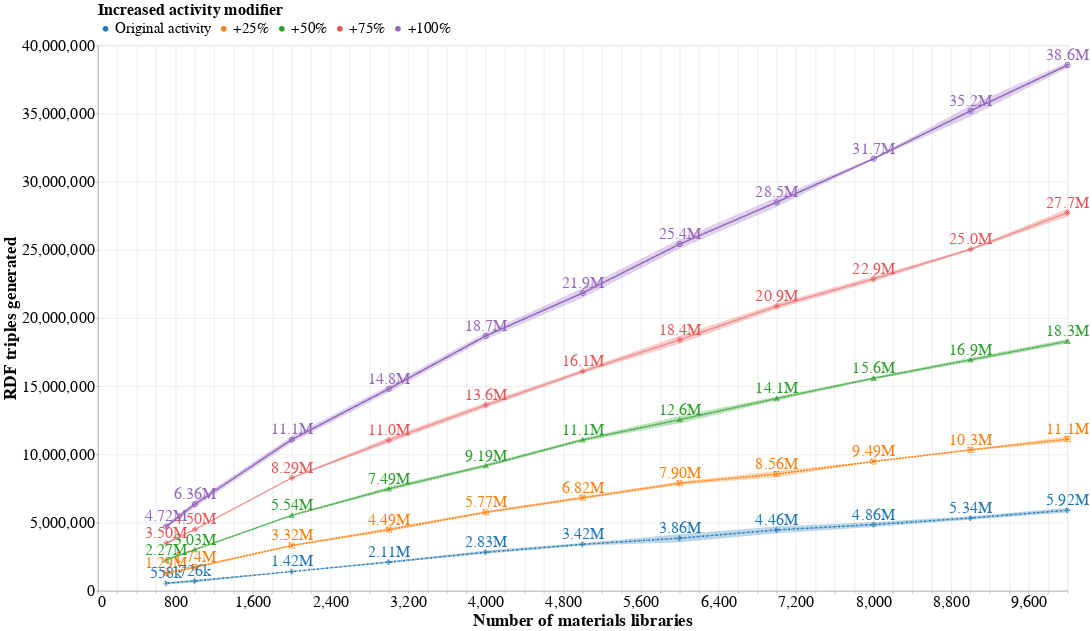

The notebook cell this image was saved under:
### Markdown cell above
# Number of triples per number of samples

### Code cell
base = alt.Chart(n_triples).encode(
    x=alt.X('n_samples', title="Number of materials libraries"),
    y=alt.Y('mean(n_triples)', title="RDF triples generated", axis=alt.Axis(tickCount=10)),
    color=alt.Color(
        'multiplier',
        sort=['Original activity', '+25%', '+50%', '+75%', '+100%'],
        legend=alt.Legend(title="Increased activity modifier", orient="top")
    ),
    shape=alt.Shape('multiplier', legend=None),
    strokeDash=alt.StrokeDash('multiplier', legend=None)
)

line = base.mark_line(size=3)  # thicker line
points = base.mark_point(size=100)  # add points

text = base.mark_text(
    align='center',
    baseline='middle',
    dy=-20
).encode(
    text=alt.Text('mean(n_triples):Q', format='.3s')#,.0f')
)


error_bands = alt.Chart(n_triples).mark_errorband(extent='stdev').encode(
    x='n_samples:Q',
    y=alt.Y('n_triples:Q', title=''),# title='Average number of triples'),
    color=alt.Color(
        'multiplier:N',
        sort=['Original activity', '+25%', '+50%', '+75%', '+100%'],
        legend=None
    )
)


n_triples_plot = (line + points + text + error_bands).properties(
    width=1920, # For the paper: 800
    height=1080 # For the paper: 600
)

n_triples_plot.save('n_triples.pdf')
n_triples_plot

### Figure 1 — Vega specification as saved in the notebook (floating-point values rounded to 4 significant figures)
{"$schema": "https://vega.github.io/schema/vega/v5.json", "data": [{"name": "source_0"}, {"name": "data_0"}, {"name": "data_1", "values": [{"n_samples": 704, "multiplier": "+25%", "mean_n_triples": 1292000.0}, {"n_samples": 1000, "multiplier": "+25%", "mean_n_triples": 1739000.0}, {"n_samples": 2000, "multiplier": "+25%", "mean_n_triples": 3323000.0}, {"n_samples": 3000, "multiplier": "+25%", "mean_n_triples": 4488000.0}, {"n_samples": 4000, "multiplier": "+25%", "mean_n_triples": 5766000.0}, {"n_samples": 5000, "multiplier": "+25%", "mean_n_triples": 6824000.0}, {"n_samples": 6000, "multiplier": "+25%", "mean_n_triples": 7897000.0}, {"n_samples": 7000, "multiplier": "+25%", "mean_n_triples": 8565000.0}, {"n_samples": 8000, "multiplier": "+25%", "mean_n_triples": 9487000.0}, {"n_samples": 9000, "multiplier": "+25%", "mean_n_triples": 10340000.0}, {"n_samples": 10000, "multiplier": "+25%", "mean_n_triples": 11130000.0}, {"n_samples": 704, "multiplier": "Original activity", "mean_n_triples": 558100.0}, {"n_samples": 1000, "multiplier": "Original activity", "mean_n_triples": 726200.0}, {"n_samples": 2000, "multiplier": "Original activity", "mean_n_triples": 1416000.0}, {"n_samples": 3000, "multiplier": "Original activity", "mean_n_triples": 2107000.0}, {"n_samples": 4000, "multiplier": "Original activity", "mean_n_triples": 2833000.0}, {"n_samples": 5000, "multiplier": "Original activity", "mean_n_triples": 3416000.0}, {"n_samples": 6000, "multiplier": "Original activity", "mean_n_triples": 3862000.0}, {"n_samples": 7000, "multiplier": "Original activity", "mean_n_triples": 4465000.0}, {"n_samples": 8000, "multiplier": "Original activity", "mean_n_triples": 4862000.0}, {"n_samples": 9000, "multiplier": "Original activity", "mean_n_triples": 5344000.0}, {"n_samples": 10000, "multiplier": "Original activity", "mean_n_triples": 5916000.0}, {"n_samples": 704, "multiplier": "+50%", "mean_n_triples": 2274000.0}, {"n_samples": 1000, "multiplier": "+50%", "mean_n_triples": 3026000.0}, {"n_samples": 2000, "multiplier": "+50%", "mean_n_triples": 5543000.0}, {"n_samples": 3000, "multiplier": "+50%", "mean_n_triples": 7491000.0}, {"n_samples": 4000, "multiplier": "+50%", "mean_n_triples": 9186000.0}, {"n_samples": 5000, "multiplier": "+50%", "mean_n_triples": 11080000.0}, {"n_samples": 6000, "multiplier": "+50%", "mean_n_triples": 12560000.0}, {"n_samples": 7000, "multiplier": "+50%", "mean_n_triples": 14110000.0}, {"n_samples": 8000, "multiplier": "+50%", "mean_n_triples": 15590000.0}, {"n_samples": 9000, "multiplier": "+50%", "mean_n_triples": 16950000.0}, {"n_samples": 10000, "multiplier": "+50%", "mean_n_triples": 18310000.0}, {"n_samples": 704, "multiplier": "+75%", "mean_n_triples": 3495000.0}, {"n_samples": 1000, "multiplier": "+75%", "mean_n_triples": 4503000.0}, {"n_samples": 2000, "multiplier": "+75%", "mean_n_triples": 8289000.0}, {"n_samples": 3000, "multiplier": "+75%", "mean_n_triples": 11050000.0}, {"n_samples": 4000, "multiplier": "+75%", "mean_n_triples": 13620000.0}, {"n_samples": 5000, "multiplier": "+75%", "mean_n_triples": 16100000.0}, {"n_samples": 6000, "multiplier": "+75%", "mean_n_triples": 18410000.0}, {"n_samples": 7000, "multiplier": "+75%", "mean_n_triples": 20870000.0}, {"n_samples": 8000, "multiplier": "+75%", "mean_n_triples": 22880000.0}, {"n_samples": 9000, "multiplier": "+75%", "mean_n_triples": 25050000.0}, {"n_samples": 10000, "multiplier": "+75%", "mean_n_triples": 27740000.0}, {"n_samples": 704, "multiplier": "+100%", "mean_n_triples": 4720000.0}, {"n_samples": 1000, "multiplier": "+100%", "mean_n_triples": 6360000.0}, {"n_samples": 2000, "multiplier": "+100%", "mean_n_triples": 11100000.0}, {"n_samples": 3000, "multiplier": "+100%", "mean_n_triples": 14820000.0}, {"n_samples": 4000, "multiplier": "+100%", "mean_n_triples": 18700000.0}, {"n_samples": 5000, "multiplier": "+100%", "mean_n_triples": 21850000.0}, {"n_samples": 6000, "multiplier": "+100%", "mean_n_triples": 25430000.0}, {"n_samples": 7000, "multiplier": "+100%", "mean_n_triples": 28500000.0}, {"n_samples": 8000, "multiplier": "+100%", "mean_n_triples": 31700000.0}, {"n_samples": 9000, "multiplier": "+100%", "mean_n_triples": 35210000.0}, {"n_samples": 10000, "multiplier": "+100%", "mean_n_triples": 38560000.0}]}, {"name": "data_2", "values": [{"mean_n_triples": 1292000.0, "multiplier": "+25%", "n_samples": 704}, {"mean_n_triples": 1739000.0, "multiplier": "+25%", "n_samples": 1000}, {"mean_n_triples": 3323000.0, "multiplier": "+25%", "n_samples": 2000}, {"mean_n_triples": 4488000.0, "multiplier": "+25%", "n_samples": 3000}, {"mean_n_triples": 5766000.0, "multiplier": "+25%", "n_samples": 4000}, {"mean_n_triples": 6824000.0, "multiplier": "+25%", "n_samples": 5000}, {"mean_n_triples": 7897000.0, "multiplier": "+25%", "n_samples": 6000}, {"mean_n_triples": 8565000.0, "multiplier": "+25%", "n_samples": 7000}, {"mean_n_triples": 9487000.0, "multiplier": "+25%", "n_samples": 8000}, {"mean_n_triples": 10340000.0, "multiplier": "+25%", "n_samples": 9000}, {"mean_n_triples": 11130000.0, "multiplier": "+25%", "n_samples": 10000}, {"mean_n_triples": 558100.0, "multiplier": "Original activity", "n_samples": 704}, {"mean_n_triples": 726200.0, "multiplier": "Original activity", "n_samples": 1000}, {"mean_n_triples": 1416000.0, "multiplier": "Original activity", "n_samples": 2000}, {"mean_n_triples": 2107000.0, "multiplier": "Original activity", "n_samples": 3000}, {"mean_n_triples": 2833000.0, "multiplier": "Original activity", "n_samples": 4000}, {"mean_n_triples": 3416000.0, "multiplier": "Original activity", "n_samples": 5000}, {"mean_n_triples": 3862000.0, "multiplier": "Original activity", "n_samples": 6000}, {"mean_n_triples": 4465000.0, "multiplier": "Original activity", "n_samples": 7000}, {"mean_n_triples": 4862000.0, "multiplier": "Original activity", "n_samples": 8000}, {"mean_n_triples": 5344000.0, "multiplier": "Original activity", "n_samples": 9000}, {"mean_n_triples": 5916000.0, "multiplier": "Original activity", "n_samples": 10000}, {"mean_n_triples": 2274000.0, "multiplier": "+50%", "n_samples": 704}, {"mean_n_triples": 3026000.0, "multiplier": "+50%", "n_samples": 1000}, {"mean_n_triples": 5543000.0, "multiplier": "+50%", "n_samples": 2000}, {"mean_n_triples": 7491000.0, "multiplier": "+50%", "n_samples": 3000}, {"mean_n_triples": 9186000.0, "multiplier": "+50%", "n_samples": 4000}, {"mean_n_triples": 11080000.0, "multiplier": "+50%", "n_samples": 5000}, {"mean_n_triples": 12560000.0, "multiplier": "+50%", "n_samples": 6000}, {"mean_n_triples": 14110000.0, "multiplier": "+50%", "n_samples": 7000}, {"mean_n_triples": 15590000.0, "multiplier": "+50%", "n_samples": 8000}, {"mean_n_triples": 16950000.0, "multiplier": "+50%", "n_samples": 9000}, {"mean_n_triples": 18310000.0, "multiplier": "+50%", "n_samples": 10000}, {"mean_n_triples": 3495000.0, "multiplier": "+75%", "n_samples": 704}, {"mean_n_triples": 4503000.0, "multiplier": "+75%", "n_samples": 1000}, {"mean_n_triples": 8289000.0, "multiplier": "+75%", "n_samples": 2000}, {"mean_n_triples": 11050000.0, "multiplier": "+75%", "n_samples": 3000}, {"mean_n_triples": 13620000.0, "multiplier": "+75%", "n_samples": 4000}, {"mean_n_triples": 16100000.0, "multiplier": "+75%", "n_samples": 5000}, {"mean_n_triples": 18410000.0, "multiplier": "+75%", "n_samples": 6000}, {"mean_n_triples": 20870000.0, "multiplier": "+75%", "n_samples": 7000}, {"mean_n_triples": 22880000.0, "multiplier": "+75%", "n_samples": 8000}, {"mean_n_triples": 25050000.0, "multiplier": "+75%", "n_samples": 9000}, {"mean_n_triples": 27740000.0, "multiplier": "+75%", "n_samples": 10000}, {"mean_n_triples": 4720000.0, "multiplier": "+100%", "n_samples": 704}, {"mean_n_triples": 6360000.0, "multiplier": "+100%", "n_samples": 1000}, {"mean_n_triples": 11100000.0, "multiplier": "+100%", "n_samples": 2000}, {"mean_n_triples": 14820000.0, "multiplier": "+100%", "n_samples": 3000}, {"mean_n_triples": 18700000.0, "multiplier": "+100%", "n_samples": 4000}, {"mean_n_triples": 21850000.0, "multiplier": "+100%", "n_samples": 5000}, {"mean_n_triples": 25430000.0, "multiplier": "+100%", "n_samples": 6000}, {"mean_n_triples": 28500000.0, "multiplier": "+100%", "n_samples": 7000}, {"mean_n_triples": 31700000.0, "multiplier": "+100%", "n_samples": 8000}, {"mean_n_triples": 35210000.0, "multiplier": "+100%", "n_samples": 9000}, {"mean_n_triples": 38560000.0, "multiplier": "+100%", "n_samples": 10000}]}, {"name": "data_3", "values": [{"multiplier": "+25%", "n_samples": 704, "extent_n_triples": 153700.0, "center_n_triples": 1292000.0, "upper_n_triples": 1446000.0, "lower_n_triples": 1139000.0, "color_multiplier_sort_index": 1.0, "tooltip_multiplier_sort_index": 1.0}, {"multiplier": "+25%", "n_samples": 1000, "extent_n_triples": 81040.0, "center_n_triples": 1739000.0, "upper_n_triples": 1820000.0, "lower_n_triples": 1658000.0, "color_multiplier_sort_index": 1.0, "tooltip_multiplier_sort_index": 1.0}, {"multiplier": "+25%", "n_samples": 2000, "extent_n_triples": 56910.0, "center_n_triples": 3323000.0, "upper_n_triples": 3379000.0, "lower_n_triples": 3266000.0, "color_multiplier_sort_index": 1.0, "tooltip_multiplier_sort_index": 1.0}, {"multiplier": "+25%", "n_samples": 3000, "extent_n_triples": 119100.0, "center_n_triples": 4488000.0, "upper_n_triples": 4607000.0, "lower_n_triples": 4369000.0, "color_multiplier_sort_index": 1.0, "tooltip_multiplier_sort_index": 1.0}, {"multiplier": "+25%", "n_samples": 4000, "extent_n_triples": 85540.0, "center_n_triples": 5766000.0, "upper_n_triples": 5852000.0, "lower_n_triples": 5681000.0, "color_multiplier_sort_index": 1.0, "tooltip_multiplier_sort_index": 1.0}, {"multiplier": "+25%", "n_samples": 5000, "extent_n_triples": 109000.0, "center_n_triples": 6824000.0, "upper_n_triples": 6933000.0, "lower_n_triples": 6715000.0, "color_multiplier_sort_index": 1.0, "tooltip_multiplier_sort_index": 1.0}, {"multiplier": "+25%", "n_samples": 6000, "extent_n_triples": 127400.0, "center_n_triples": 7897000.0, "upper_n_triples": 8024000.0, "lower_n_triples": 7769000.0, "color_multiplier_sort_index": 1.0, "tooltip_multiplier_sort_index": 1.0}, {"multiplier": "+25%", "n_samples": 7000, "extent_n_triples": 232400.0, "center_n_triples": 8565000.0, "upper_n_triples": 8797000.0, "lower_n_triples": 8332000.0, "color_multiplier_sort_index": 1.0, "tooltip_multiplier_sort_index": 1.0}, {"multiplier": "+25%", "n_samples": 8000, "extent_n_triples": 31040.0, "center_n_triples": 9487000.0, "upper_n_triples": 9518000.0, "lower_n_triples": 9456000.0, "color_multiplier_sort_index": 1.0, "tooltip_multiplier_sort_index": 1.0}, {"multiplier": "+25%", "n_samples": 9000, "extent_n_triples": 73200.0, "center_n_triples": 10340000.0, "upper_n_triples": 10410000.0, "lower_n_triples": 10270000.0, "color_multiplier_sort_index": 1.0, "tooltip_multiplier_sort_index": 1.0}, {"multiplier": "+25%", "n_samples": 10000, "extent_n_triples": 184100.0, "center_n_triples": 11130000.0, "upper_n_triples": 11310000.0, "lower_n_triples": 10940000.0, "color_multiplier_sort_index": 1.0, "tooltip_multiplier_sort_index": 1.0}, {"multiplier": "Original activity", "n_samples": 704, "extent_n_triples": 99050.0, "center_n_triples": 558100.0, "upper_n_triples": 657200.0, "lower_n_triples": 459100.0, "color_multiplier_sort_index": 0.0, "tooltip_multiplier_sort_index": 0.0}, {"multiplier": "Original activity", "n_samples": 1000, "extent_n_triples": 96950.0, "center_n_triples": 726200.0, "upper_n_triples": 823100.0, "lower_n_triples": 629200.0, "color_multiplier_sort_index": 0.0, "tooltip_multiplier_sort_index": 0.0}, {"multiplier": "Original activity", "n_samples": 2000, "extent_n_triples": 20150.0, "center_n_triples": 1416000.0, "upper_n_triples": 1437000.0, "lower_n_triples": 1396000.0, "color_multiplier_sort_index": 0.0, "tooltip_multiplier_sort_index": 0.0}, {"multiplier": "Original activity", "n_samples": 3000, "extent_n_triples": 66590.0, "center_n_triples": 2107000.0, "upper_n_triples": 2174000.0, "lower_n_triples": 2041000.0, "color_multiplier_sort_index": 0.0, "tooltip_multiplier_sort_index": 0.0}, {"multiplier": "Original activity", "n_samples": 4000, "extent_n_triples": 118900.0, "center_n_triples": 2833000.0, "upper_n_triples": 2952000.0, "lower_n_triples": 2714000.0, "color_multiplier_sort_index": 0.0, "tooltip_multiplier_sort_index": 0.0}, {"multiplier": "Original activity", "n_samples": 5000, "extent_n_triples": 100800.0, "center_n_triples": 3416000.0, "upper_n_triples": 3517000.0, "lower_n_triples": 3315000.0, "color_multiplier_sort_index": 0.0, "tooltip_multiplier_sort_index": 0.0}, {"multiplier": "Original activity", "n_samples": 6000, "extent_n_triples": 297400.0, "center_n_triples": 3862000.0, "upper_n_triples": 4160000.0, "lower_n_triples": 3565000.0, "color_multiplier_sort_index": 0.0, "tooltip_multiplier_sort_index": 0.0}, {"multiplier": "Original activity", "n_samples": 7000, "extent_n_triples": 245900.0, "center_n_triples": 4465000.0, "upper_n_triples": 4711000.0, "lower_n_triples": 4219000.0, "color_multiplier_sort_index": 0.0, "tooltip_multiplier_sort_index": 0.0}, {"multiplier": "Original activity", "n_samples": 8000, "extent_n_triples": 179000.0, "center_n_triples": 4862000.0, "upper_n_triples": 5041000.0, "lower_n_triples": 4683000.0, "color_multiplier_sort_index": 0.0, "tooltip_multiplier_sort_index": 0.0}, {"multiplier": "Original activity", "n_samples": 9000, "extent_n_triples": 123800.0, "center_n_triples": 5344000.0, "upper_n_triples": 5468000.0, "lower_n_triples": 5220000.0, "color_multiplier_sort_index": 0.0, "tooltip_multiplier_sort_index": 0.0}, {"multiplier": "Original activity", "n_samples": 10000, "extent_n_triples": 173100.0, "center_n_triples": 5916000.0, "upper_n_triples": 6089000.0, "lower_n_triples": 5742000.0, "color_multiplier_sort_index": 0.0, "tooltip_multiplier_sort_index": 0.0}, {"multiplier": "+50%", "n_samples": 704, "extent_n_triples": 70890.0, "center_n_triples": 2274000.0, "upper_n_triples": 2344000.0, "lower_n_triples": 2203000.0, "color_multiplier_sort_index": 2.0, "tooltip_multiplier_sort_index": 2.0}, {"multiplier": "+50%", "n_samples": 1000, "extent_n_triples": 35730.0, "center_n_triples": 3026000.0, "upper_n_triples": 3061000.0, "lower_n_triples": 2990000.0, "color_multiplier_sort_index": 2.0, "tooltip_multiplier_sort_index": 2.0}, {"multiplier": "+50%", "n_samples": 2000, "extent_n_triples": 26580.0, "center_n_triples": 5543000.0, "upper_n_triples": 5570000.0, "lower_n_triples": 5517000.0, "color_multiplier_sort_index": 2.0, "tooltip_multiplier_sort_index": 2.0}, {"multiplier": "+50%", "n_samples": 3000, "extent_n_triples": 148500.0, "center_n_triples": 7491000.0, "upper_n_triples": 7639000.0, "lower_n_triples": 7342000.0, "color_multiplier_sort_index": 2.0, "tooltip_multiplier_sort_index": 2.0}, {"multiplier": "+50%", "n_samples": 4000, "extent_n_triples": 119000.0, "center_n_triples": 9186000.0, "upper_n_triples": 9305000.0, "lower_n_triples": 9067000.0, "color_multiplier_sort_index": 2.0, "tooltip_multiplier_sort_index": 2.0}, {"multiplier": "+50%", "n_samples": 5000, "extent_n_triples": 119500.0, "center_n_triples": 11080000.0, "upper_n_triples": 11200000.0, "lower_n_triples": 10960000.0, "color_multiplier_sort_index": 2.0, "tooltip_multiplier_sort_index": 2.0}, {"multiplier": "+50%", "n_samples": 6000, "extent_n_triples": 269000.0, "center_n_triples": 12560000.0, "upper_n_triples": 12820000.0, "lower_n_triples": 12290000.0, "color_multiplier_sort_index": 2.0, "tooltip_multiplier_sort_index": 2.0}, {"multiplier": "+50%", "n_samples": 7000, "extent_n_triples": 149600.0, "center_n_triples": 14110000.0, "upper_n_triples": 14260000.0, "lower_n_triples": 13960000.0, "color_multiplier_sort_index": 2.0, "tooltip_multiplier_sort_index": 2.0}, {"multiplier": "+50%", "n_samples": 8000, "extent_n_triples": 91030.0, "center_n_triples": 15590000.0, "upper_n_triples": 15680000.0, "lower_n_triples": 15500000.0, "color_multiplier_sort_index": 2.0, "tooltip_multiplier_sort_index": 2.0}, {"multiplier": "+50%", "n_samples": 9000, "extent_n_triples": 142000.0, "center_n_triples": 16950000.0, "upper_n_triples": 17090000.0, "lower_n_triples": 16810000.0, "color_multiplier_sort_index": 2.0, "tooltip_multiplier_sort_index": 2.0}, {"multiplier": "+50%", "n_samples": 10000, "extent_n_triples": 170100.0, "center_n_triples": 18310000.0, "upper_n_triples": 18480000.0, "lower_n_triples": 18140000.0, "color_multiplier_sort_index": 2.0, "tooltip_multiplier_sort_index": 2.0}, {"multiplier": "+75%", "n_samples": 704, "extent_n_triples": 111700.0, "center_n_triples": 3495000.0, "upper_n_triples": 3607000.0, "lower_n_triples": 3383000.0, "color_multiplier_sort_index": 3.0, "tooltip_multiplier_sort_index": 3.0}, {"multiplier": "+75%", "n_samples": 1000, "extent_n_triples": 26690.0, "center_n_triples": 4503000.0, "upper_n_triples": 4529000.0, "lower_n_triples": 4476000.0, "color_multiplier_sort_index": 3.0, "tooltip_multiplier_sort_index": 3.0}, {"multiplier": "+75%", "n_samples": 2000, "extent_n_triples": 32140.0, "center_n_triples": 8289000.0, "upper_n_triples": 8321000.0, "lower_n_triples": 8257000.0, "color_multiplier_sort_index": 3.0, "tooltip_multiplier_sort_index": 3.0}, {"multiplier": "+75%", "n_samples": 3000, "extent_n_triples": 209200.0, "center_n_triples": 11050000.0, "upper_n_triples": 11260000.0, "lower_n_triples": 10840000.0, "color_multiplier_sort_index": 3.0, "tooltip_multiplier_sort_index": 3.0}, {"multiplier": "+75%", "n_samples": 4000, "extent_n_triples": 187800.0, "center_n_triples": 13620000.0, "upper_n_triples": 13810000.0, "lower_n_triples": 13430000.0, "color_multiplier_sort_index": 3.0, "tooltip_multiplier_sort_index": 3.0}, {"multiplier": "+75%", "n_samples": 5000, "extent_n_triples": 133100.0, "center_n_triples": 16100000.0, "upper_n_triples": 16230000.0, "lower_n_triples": 15970000.0, "color_multiplier_sort_index": 3.0, "tooltip_multiplier_sort_index": 3.0}, {"multiplier": "+75%", "n_samples": 6000, "extent_n_triples": 288600.0, "center_n_triples": 18410000.0, "upper_n_triples": 18700000.0, "lower_n_triples": 18130000.0, "color_multiplier_sort_index": 3.0, "tooltip_multiplier_sort_index": 3.0}, {"multiplier": "+75%", "n_samples": 7000, "extent_n_triples": 198400.0, "center_n_triples": 20870000.0, "upper_n_triples": 21070000.0, "lower_n_triples": 20680000.0, "color_multiplier_sort_index": 3.0, "tooltip_multiplier_sort_index": 3.0}, {"multiplier": "+75%", "n_samples": 8000, "extent_n_triples": 197500.0, "center_n_triples": 22880000.0, "upper_n_triples": 23080000.0, "lower_n_triples": 22680000.0, "color_multiplier_sort_index": 3.0, "tooltip_multiplier_sort_index": 3.0}, {"multiplier": "+75%", "n_samples": 9000, "extent_n_triples": 79600.0, "center_n_triples": 25050000.0, "upper_n_triples": 25130000.0, "lower_n_triples": 24970000.0, "color_multiplier_sort_index": 3.0, "tooltip_multiplier_sort_index": 3.0}, {"multiplier": "+75%", "n_samples": 10000, "extent_n_triples": 290800.0, "center_n_triples": 27740000.0, "upper_n_triples": 28030000.0, "lower_n_triples": 27450000.0, "color_multiplier_sort_index": 3.0, "tooltip_multiplier_sort_index": 3.0}, {"multiplier": "+100%", "n_samples": 704, "extent_n_triples": 129000.0, "center_n_triples": 4720000.0, "upper_n_triples": 4849000.0, "lower_n_triples": 4591000.0, "color_multiplier_sort_index": 4.0, "tooltip_multiplier_sort_index": 4.0}, {"multiplier": "+100%", "n_samples": 1000, "extent_n_triples": 238100.0, "center_n_triples": 6360000.0, "upper_n_triples": 6599000.0, "lower_n_triples": 6122000.0, "color_multiplier_sort_index": 4.0, "tooltip_multiplier_sort_index": 4.0}, {"multiplier": "+100%", "n_samples": 2000, "extent_n_triples": 233300.0, "center_n_triples": 11100000.0, "upper_n_triples": 11340000.0, "lower_n_triples": 10870000.0, "color_multiplier_sort_index": 4.0, "tooltip_multiplier_sort_index": 4.0}, {"multiplier": "+100%", "n_samples": 3000, "extent_n_triples": 244800.0, "center_n_triples": 14820000.0, "upper_n_triples": 15060000.0, "lower_n_triples": 14570000.0, "color_multiplier_sort_index": 4.0, "tooltip_multiplier_sort_index": 4.0}, {"multiplier": "+100%", "n_samples": 4000, "extent_n_triples": 238700.0, "center_n_triples": 18700000.0, "upper_n_triples": 18940000.0, "lower_n_triples": 18460000.0, "color_multiplier_sort_index": 4.0, "tooltip_multiplier_sort_index": 4.0}, {"multiplier": "+100%", "n_samples": 5000, "extent_n_triples": 362500.0, "center_n_triples": 21850000.0, "upper_n_triples": 22220000.0, "lower_n_triples": 21490000.0, "color_multiplier_sort_index": 4.0, "tooltip_multiplier_sort_index": 4.0}, {"multiplier": "+100%", "n_samples": 6000, "extent_n_triples": 345700.0, "center_n_triples": 25430000.0, "upper_n_triples": 25780000.0, "lower_n_triples": 25090000.0, "color_multiplier_sort_index": 4.0, "tooltip_multiplier_sort_index": 4.0}, {"multiplier": "+100%", "n_samples": 7000, "extent_n_triples": 353800.0, "center_n_triples": 28500000.0, "upper_n_triples": 28860000.0, "lower_n_triples": 28150000.0, "color_multiplier_sort_index": 4.0, "tooltip_multiplier_sort_index": 4.0}, {"multiplier": "+100%", "n_samples": 8000, "extent_n_triples": 59050.0, "center_n_triples": 31700000.0, "upper_n_triples": 31760000.0, "lower_n_triples": 31640000.0, "color_multiplier_sort_index": 4.0, "tooltip_multiplier_sort_index": 4.0}, {"multiplier": "+100%", "n_samples": 9000, "extent_n_triples": 409500.0, "center_n_triples": 35210000.0, "upper_n_triples": 35620000.0, "lower_n_triples": 34800000.0, "color_multiplier_sort_index": 4.0, "tooltip_multiplier_sort_index": 4.0}, {"multiplier": "+100%", "n_samples": 10000, "extent_n_triples": 202800.0, "center_n_triples": 38560000.0, "upper_n_triples": 38760000.0, "lower_n_triples": 38360000.0, "color_multiplier_sort_index": 4.0, "tooltip_multiplier_sort_index": 4.0}]}, {"name": "data_0_color_domain_multiplier_0", "values": [{"multiplier": "+25%", "sort_field": 1.0}, {"multiplier": "Original activity", "sort_field": 0.0}, {"multiplier": "+50%", "sort_field": 2.0}, {"multiplier": "+75%", "sort_field": 3.0}, {"multiplier": "+100%", "sort_field": 4.0}]}, {"name": "data_3_color_domain_multiplier_1", "values": [{"multiplier": "+25%", "sort_field": 1.0}, {"multiplier": "Original activity", "sort_field": 0.0}, {"multiplier": "+50%", "sort_field": 2.0}, {"multiplier": "+75%", "sort_field": 3.0}, {"multiplier": "+100%", "sort_field": 4.0}]}, {"name": "data_1_strokeDash_domain_multiplier_0", "values": [{"multiplier": "+25%"}, {"multiplier": "Original activity"}, {"multiplier": "+50%"}, {"multiplier": "+75%"}, {"multiplier": "+100%"}]}, {"name": "data_2_strokeDash_domain_multiplier_1", "values": [{"multiplier": "+25%"}, {"multiplier": "Original activity"}, {"multiplier": "+50%"}, {"multiplier": "+75%"}, {"multiplier": "+100%"}]}, {"name": "data_2_shape_domain_multiplier", "values": [{"multiplier": "+25%"}, {"multiplier": "Original activity"}, {"multiplier": "+50%"}, {"multiplier": "+75%"}, {"multiplier": "+100%"}]}], "marks": [{"type": "group", "name": "layer_0_layer_0_pathgroup", "from": {"facet": {"data": "data_1", "name": "faceted_path_layer_0_layer_0_main", "groupby": ["multiplier", "multiplier"]}}, "encode": {"update": {"height": {"field": {"signal": null, "datum": null, "group": "height", "parent": null}}, "width": {"field": {"signal": null, "datum": null, "group": "width", "parent": null}}}}, "marks": [{"type": "line", "name": "layer_0_layer_0_marks", "from": {"data": "faceted_path_layer_0_layer_0_main"}, "sort": {"field": "x"}, "encode": {"update": {"strokeWidth": {"value": 3}, "stroke": {"field": "multiplier", "scale": "color"}, "defined": {"signal": "isValid(datum[\"n_samples\"]) && isFinite(+datum[\"n_samples\"]) && isValid(datum[\"mean_n_triples\"]) && isFinite(+datum[\"mean_n_triples\"])"}, "x": {"field": "n_samples", "scale": "x"}, "strokeDash": {"field": "multiplier", "scale": "strokeDash"}, "y": {"field": "mean_n_triples", "scale": "y"}}}, "style": ["line"]}]}, {"type": "symbol", "name": "layer_0_layer_1_marks", "from": {"data": "data_2"}, "encode": {"update": {"strokeDash": {"field": "multiplier", "scale": "strokeDash"}, "y": {"field": "mean_n_triples", "scale": "y"}, "opacity": {"value": 1}, "shape": {"field": "multiplier", "scale": "shape"}, "fill": {"field": "multiplier", "scale": "color"}, "x": {"field": "n_samples", "scale": "x"}}}, "style": ["point"]}, {"type": "symbol", "name": "layer_1_marks", "from": {"data": "data_2"}, "encode": {"update": {"shape": {"field": "multiplier", "scale": "shape"}, "stroke": {"field": "multiplier", "scale": "color"}, "x": {"field": "n_samples", "scale": "x"}, "y": {"field": "mean_n_triples", "scale": "y"}, "fill": {"value": "transparent"}, "strokeDash": {"field": "multiplier", "scale": "strokeDash"}, "size": {"value": 100}}}, "style": ["point"]}, {"type": "text", "name": "layer_2_marks", "from": {"data": "data_2"}, "encode": {"update": {"align": {"value": "center"}, "fontSize": {"value": 32}, "text": {"signal": "format(datum[\"mean_n_triples\"], \".3s\")"}, "y": {"field": "mean_n_triples", "scale": "y"}, "x": {"field": "n_samples", "scale": "x"}, "fill": {"field": "multiplier", "scale": "color"}, "baseline": {"value": "middle"}, "dy": {"value": -20}}}, "style": ["text"]}, {"type": "group", "name": "layer_3_layer_0_pathgroup", "from": {"facet": {"data": "data_3", "name": "faceted_path_layer_3_layer_0_main", "groupby": ["multiplier"]}}, "encode": {"update": {"width": {"field": {"signal": null, "datum": null, "group": "width", "parent": null}}, "height": {"field": {"signal": null, "datum": null, "group": "height", "parent": null}}}}, "marks": [{"type": "area", "name": "layer_3_layer_0_marks", "from": {"data": "faceted_path_layer_3_layer_0_main"}, "sort": {"field": "x"}, "encode": {"update": {"orient": {"value": "vertical"}, "fill": {"field": "multiplier", "scale": "color"}, "y": {"field": "lower_n_triples", "scale": "y"}, "y2": {"field": "upper_n_triples", "scale": "y"}, "opacity": {"value": 0.3}, "defined": {"signal": "isValid(datum[\"n_samples\"]) && isFinite(+datum[\"n_samples\"]) && isValid(datum[\"lower_n_triples\"]) && isFinite(+datum[\"lower_n_triples\"])"}, "tooltip": {"signal": "{\"Mean of \": format(datum[\"center_n_triples\"], \"\"), \"Mean + stdev of \": format(datum[\"upper_n_triples\"], \"\"), \"Mean - stdev of \": format(datum[\"lower_n_triples\"], \"\"), \"multiplier\": isValid(datum[\"multiplier\"]) ? datum[\"multiplier\"] : \"\"+datum[\"multiplier\"], \"n_samples\": format(datum[\"n_samples\"], \"\")}"}, "x": {"field": "n_samples", "scale": "x"}}}, "style": ["area", "errorband-band"]}]}], "scales": [{"name": "x", "type": "linear", "domain": {"fields": [{"data": "data_1", "field": "n_samples"}, {"data": "data_2", "field": "n_samples"}, {"data": "data_3", "field": "n_samples"}]}, "range": [0, {"signal": "width"}], "zero": false, "nice": true}, {"name": "y", "type": "linear", "domain": {"fields": [{"data": "data_1", "field": "mean_n_triples"}, {"data": "data_2", "field": "mean_n_triples"}, {"data": "data_3", "field": "lower_n_triples"}, {"data": "data_3", "field": "upper_n_triples"}]}, "range": [{"signal": "height"}, 0], "nice": true, "zero": true}, {"name": "color", "type": "ordinal", "domain": {"fields": [{"data": "data_0_color_domain_multiplier_0", "field": "multiplier"}, {"data": "data_3_color_domain_multiplier_1", "field": "multiplier"}], "sort": {"op": "max", "field": "sort_field"}}, "range": "category"}, {"name": "strokeDash", "type": "ordinal", "domain": {"fields": [{"data": "data_1_strokeDash_domain_multiplier_0", "field": "multiplier"}, {"data": "data_2_strokeDash_domain_multiplier_1", "field": "multiplier"}], "sort": true}, "range": [[1, 0], [4, 2], [2, 1], [1, 1], [1, 2, 4, 2]]}, {"name": "shape", "type": "ordinal", "domain": {"data": "data_2_shape_domain_multiplier", "field": "multiplier", "sort": true}, "range": "symbol"}], "axes": [{"scale": "x", "maxExtent": 0, "minExtent": 0, "domain": false, "aria": false, "zindex": 0, "gridScale": "y", "grid": true, "orient": "bottom", "ticks": false, "labels": false, "tickCount": {"signal": "ceil(width/40)"}}, {"scale": "y", "zindex": 0, "gridScale": "x", "maxExtent": 0, "orient": "left", "grid": true, "tickCount": 10, "minExtent": 0, "labels": false, "aria": false, "domain": false, "ticks": false}, {"scale": "x", "tickCount": {"signal": "ceil(width/40)"}, "zindex": 0, "title": "Number of materials libraries", "orient": "bottom", "grid": false, "labelFlush": true, "labelOverlap": true}, {"scale": "y", "grid": false, "orient": "left", "tickCount": 10, "title": "RDF triples generated", "zindex": 0, "labelOverlap": true}], "height": 1080, "background": "white", "width": 1920, "padding": 5, "style": "cell", "config": {"range": {"category": ["#1f77b4", "#ff7f0e", "#2ca02c", "#e45756", "#9467bd", "#8c564b", "#e377c2", "#7f7f7f", "#efb118", "#17becf", "#e41a1c"]}, "axis": {"titleFontSize": 34, "labelFontSize": 32, "limit": 0}, "legend": {"titleFontSize": 32, "labelFontSize": 30, "labelLimit": 0, "titleLimit": 0}, "style": {"text": {"fontSize": 32, "limit": 0}, "group-title": {"fontSize": 34}, "group-subtitle": {"limit": 0}}}, "legends": [{"orient": "top", "title": "Increased activity modifier", "stroke": "color", "direction": "horizontal", "symbolType": "circle", "fill": "color", "encode": {"symbols": {"update": {"opacity": {"value": 1}}}}}]}
